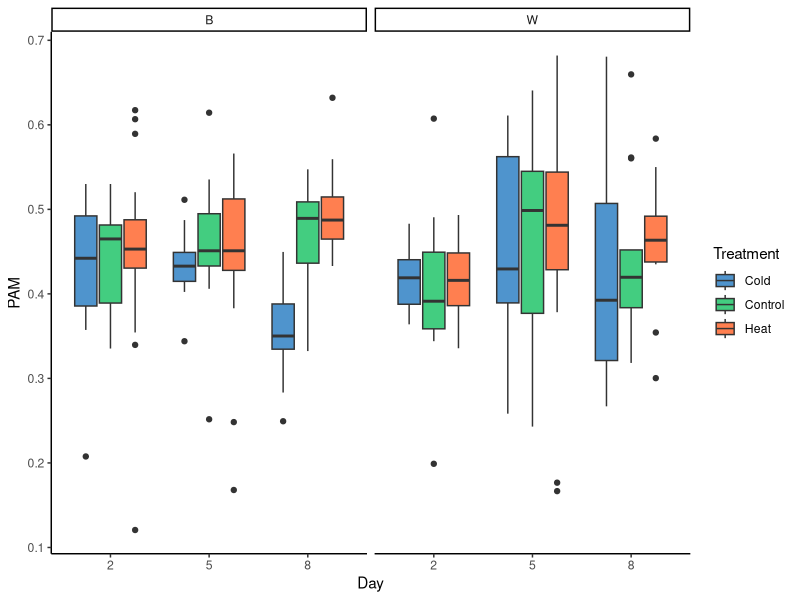

Generate this figure with R:
###  PAM analyses 
# Script written by Daniel Wuitchik on November 2018

# First things first, load libraries
library(dplyr)
library(ggplot2)

# next up, we set the working directory
setwd("~/Documents/Classes/marine_phys/data/PAM/")

# load the data
pam = read.csv("PAM_practice.csv", header = TRUE) %>%
  as_tibble()

# organize my data frame
pam.organized = pam %>% 
  select(coral, genotype, Tank, Sym.Status, Treatment,PAM.Day.2.Average, PAM.Day.5.Average, PAM.Day.8.Average )

# I then organized this in excel to better read
pam258 = read.csv("PAM_258.csv", header = T) %>% as_tibble()
pam258$Day = as.factor(pam258$Day)
pam258 = as.data.frame(pam258)

pdf("pam_treatment.pdf")
ggplot(pam258, aes(x = Day, y = PAM, fill = Treatment)) +
  geom_boxplot() +
  facet_grid(. ~ Sym.Status) +
  scale_fill_manual(values=c("steelblue3", "seagreen3", "coral"))+
  theme_classic()
dev.off()









